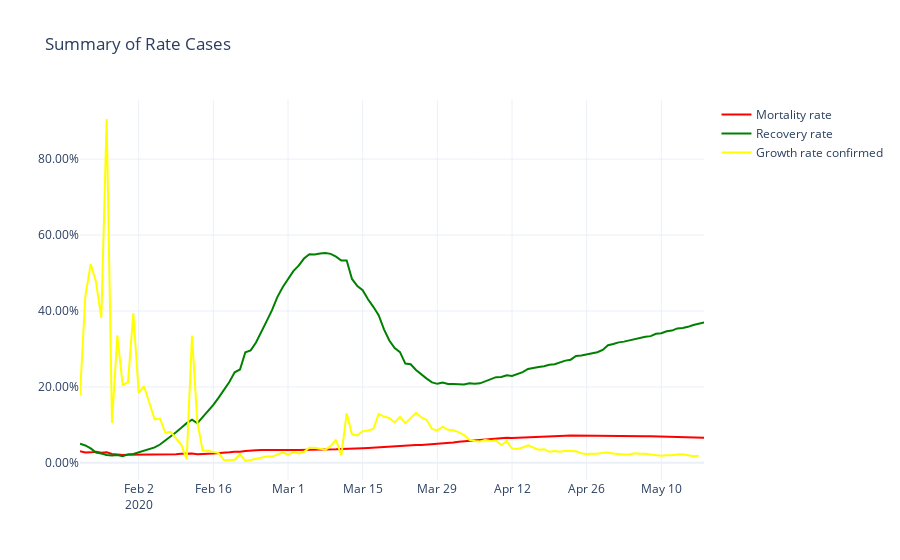

The cell this chart's notebook holds for it:
### Code cell
fig = None
if fig is None:
    fig = go.Figure()
    
fig.update_layout(template='plotly_white', title = 'Summary of Rate Cases')

fig.add_trace(go.Scatter(x = rateDf['Date'], 
                         y = rateDf['Mortality Rate'],
                         mode = 'lines',
                         name = 'Mortality rate',
                         line = dict(color='red', width=2)))

fig.add_trace(go.Scatter(x = rateDf['Date'], 
                         y = rateDf['Recovery Rate'],
                         mode = 'lines',
                         name = 'Recovery rate',
                         line = dict(color='Green', width=2)))

fig.add_trace(go.Scatter(x = rateDf['Date'], 
                         y = rateDf['Growth Rate'],
                         mode = 'lines',
                         name = 'Growth rate confirmed',
                         line = dict(color='Yellow', width=2)))

fig.update_layout(yaxis=dict(tickformat=".2%"))
